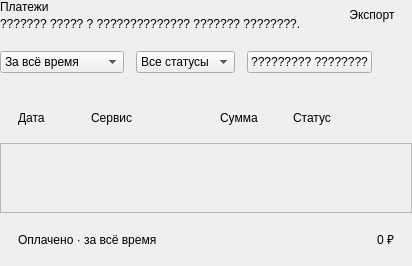
         <widget class="QWidget" name="paymentsPage">
          <layout class="QVBoxLayout" name="paymentsLayout" stretch="0,0,1">
           <property name="leftMargin">
            <number>0</number>
           </property>
           <property name="topMargin">
            <number>0</number>
           </property>
           <property name="rightMargin">
            <number>0</number>
           </property>
           <property name="bottomMargin">
            <number>0</number>
           </property>
           <property name="spacing">
            <number>20</number>
           </property>
           <item>
            <widget class="QWidget" name="paymentsHeading">
             <layout class="QHBoxLayout" name="paymentsHeadingLayout" stretch="1,0">
              <property name="leftMargin">
               <number>0</number>
              </property>
              <property name="topMargin">
               <number>0</number>
              </property>
              <property name="rightMargin">
               <number>0</number>
              </property>
              <property name="bottomMargin">
               <number>0</number>
              </property>
              <property name="spacing">
               <number>16</number>
              </property>
              <item>
               <widget class="QWidget" name="paymentsHeadingText">
                <layout class="QVBoxLayout" name="paymentsTitlesLayout">
                 <property name="leftMargin">
                  <number>0</number>
                 </property>
                 <property name="topMargin">
                  <number>0</number>
                 </property>
                 <property name="rightMargin">
                  <number>0</number>
                 </property>
                 <property name="bottomMargin">
                  <number>0</number>
                 </property>
                 <property name="spacing">
                  <number>3</number>
                 </property>
                 <item>
                  <widget class="QLabel" name="paymentsTitle">
                   <property name="text">
                    <string>Платежи</string>
                   </property>
                   <property name="heading" stdset="0">
                    <bool>true</bool>
                   </property>
                  </widget>
                 </item>
                 <item>
                  <widget class="QLabel" name="paymentsSubtitle">
                   <property name="text">
                    <string>??????? ????? ? ?????????????? ??????? ????????.</string>
                   </property>
                   <property name="muted" stdset="0">
                    <bool>true</bool>
                   </property>
                   <property name="wordWrap">
                    <bool>true</bool>
                   </property>
                  </widget>
                 </item>
                </layout>
               </widget>
              </item>
              <item>
               <widget class="QPushButton" name="exportPaymentsButton">
                <property name="text">
                 <string>Экспорт</string>
                </property>
                <property name="flat" stdset="0">
                 <bool>true</bool>
                </property>
               </widget>
              </item>
             </layout>
            </widget>
           </item>
           <item>
            <widget class="QWidget" name="paymentFilters">
             <layout class="QHBoxLayout" name="paymentFiltersLayout">
              <property name="leftMargin">
               <number>0</number>
              </property>
              <property name="topMargin">
               <number>0</number>
              </property>
              <property name="rightMargin">
               <number>0</number>
              </property>
              <property name="bottomMargin">
               <number>0</number>
              </property>
              <property name="spacing">
               <number>12</number>
              </property>
              <item>
               <widget class="QComboBox" name="paymentPeriodCombo">
                <item>
                 <property name="text">
                  <string>За всё время</string>
                 </property>
                </item>
                <item>
                 <property name="text">
                  <string>Этот месяц</string>
                 </property>
                </item>
                <item>
                 <property name="text">
                  <string>Прошлый месяц</string>
                 </property>
                </item>
               </widget>
              </item>
              <item>
               <widget class="QComboBox" name="paymentStatusCombo">
                <item>
                 <property name="text">
                  <string>Все статусы</string>
                 </property>
                </item>
                <item>
                 <property name="text">
                  <string>Успешно</string>
                 </property>
                </item>
                <item>
                 <property name="text">
                  <string>Ожидается</string>
                 </property>
                </item>
                <item>
                 <property name="text">
                  <string>Отменён</string>
                 </property>
                </item>
                <item>
                 <property name="text">
                  <string>Неуспешно</string>
                 </property>
                </item>
               </widget>
              </item>
              <item>
               <widget class="QPushButton" name="checkPaymentsButton">
                <property name="text">
                 <string>????????? ????????</string>
                </property>
                <property name="toolTip">
                 <string>???????? ??????? ?????? ?? ????????, ???? ??????? ????????</string>
                </property>
               </widget>
              </item>
              <item>
               <spacer name="paymentFiltersSpacer">
                <property name="orientation">
                 <enum>Qt::Horizontal</enum>
                </property>
                <property name="sizeHint">
                 <size>
                  <width>40</width>
                  <height>0</height>
                 </size>
                </property>
               </spacer>
              </item>
             </layout>
            </widget>
           </item>
           <item>
            <widget class="QFrame" name="paymentsPanel">
             <property name="panel" stdset="0">
              <bool>true</bool>
             </property>
             <layout class="QVBoxLayout" name="paymentsPanelLayout" stretch="0,1,0">
              <property name="leftMargin">
               <number>0</number>
              </property>
              <property name="topMargin">
               <number>0</number>
              </property>
              <property name="rightMargin">
               <number>0</number>
              </property>
              <property name="bottomMargin">
               <number>0</number>
              </property>
              <property name="spacing">
               <number>0</number>
              </property>
              <item>
               <widget class="QWidget" name="paymentsTableHeader">
                <layout class="QHBoxLayout" name="paymentsTableHeaderLayout" stretch="2,4,2,2,0">
                 <property name="leftMargin">
                  <number>18</number>
                 </property>
                 <property name="topMargin">
                  <number>18</number>
                 </property>
                 <property name="rightMargin">
                  <number>18</number>
                 </property>
                 <property name="bottomMargin">
                  <number>18</number>
                 </property>
                 <property name="spacing">
                  <number>16</number>
                 </property>
                 <item>
                  <widget class="QLabel" name="paymentsDateHeader">
                   <property name="text">
                    <string>Дата</string>
                   </property>
                   <property name="muted" stdset="0">
                    <bool>true</bool>
                   </property>
                  </widget>
                 </item>
                 <item>
                  <widget class="QLabel" name="paymentsServiceHeader">
                   <property name="text">
                    <string>Сервис</string>
                   </property>
                   <property name="muted" stdset="0">
                    <bool>true</bool>
                   </property>
                  </widget>
                 </item>
                 <item>
                  <widget class="QLabel" name="paymentsAmountHeader">
                   <property name="text">
                    <string>Сумма</string>
                   </property>
                   <property name="muted" stdset="0">
                    <bool>true</bool>
                   </property>
                  </widget>
                 </item>
                 <item>
                  <widget class="QLabel" name="paymentsStatusHeader">
                   <property name="text">
                    <string>Статус</string>
                   </property>
                   <property name="muted" stdset="0">
                    <bool>true</bool>
                   </property>
                  </widget>
                 </item>
                 <item>
                  <widget class="QLabel" name="paymentActionsHeader">
                   <property name="text">
                    <string />
                   </property>
                   <property name="minimumSize">
                    <size>
                     <width>28</width>
                     <height>0</height>
                    </size>
                   </property>
                   <property name="maximumSize">
                    <size>
                     <width>28</width>
                     <height>16777215</height>
                    </size>
                   </property>
                  </widget>
                 </item>
                </layout>
               </widget>
              </item>
              <item>
               <widget class="QScrollArea" name="paymentsScrollArea">
                <property name="widgetResizable">
                 <bool>true</bool>
                </property>
                <property name="horizontalScrollBarPolicy">
                 <enum>Qt::ScrollBarPolicy::ScrollBarAlwaysOff</enum>
                </property>
                <widget class="QWidget" name="paymentsScrollAreaContents">
                 <layout class="QVBoxLayout" name="paymentRowsLayout">
                  <property name="leftMargin">
                   <number>0</number>
                  </property>
                  <property name="topMargin">
                   <number>0</number>
                  </property>
                  <property name="rightMargin">
                   <number>0</number>
                  </property>
                  <property name="bottomMargin">
                   <number>0</number>
                  </property>
                  <property name="spacing">
                   <number>0</number>
                  </property>
                 </layout>
                </widget>
               </widget>
              </item>
              <item>
               <widget class="QWidget" name="paymentsFooter">
                <layout class="QHBoxLayout" name="paymentsFooterLayout" stretch="1,0">
                 <property name="leftMargin">
                  <number>18</number>
                 </property>
                 <property name="topMargin">
                  <number>18</number>
                 </property>
                 <property name="rightMargin">
                  <number>18</number>
                 </property>
                 <property name="bottomMargin">
                  <number>18</number>
                 </property>
                 <property name="spacing">
                  <number>12</number>
                 </property>
                 <item>
                  <widget class="QLabel" name="paymentTotalCaption">
                   <property name="text">
                    <string>Оплачено · за всё время</string>
                   </property>
                   <property name="muted" stdset="0">
                    <bool>true</bool>
                   </property>
                  </widget>
                 </item>
                 <item>
                  <widget class="QLabel" name="paymentTotal">
                   <property name="text">
                    <string>0 ₽</string>
                   </property>
                  </widget>
                 </item>
                </layout>
               </widget>
              </item>
             </layout>
            </widget>
           </item>
          </layout>
         </widget>
